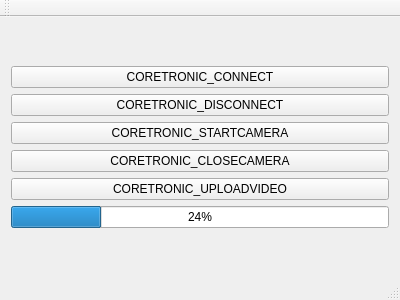
<?xml version="1.0" encoding="UTF-8"?>
<ui version="4.0">
 <class>MainWindow</class>
 <widget class="QMainWindow" name="MainWindow">
  <property name="geometry">
   <rect>
    <x>0</x>
    <y>0</y>
    <width>400</width>
    <height>300</height>
   </rect>
  </property>
  <property name="windowTitle">
   <string>MainWindow</string>
  </property>
  <widget class="QWidget" name="centralWidget">
   <layout class="QVBoxLayout" name="verticalLayout_2">
    <item>
     <layout class="QVBoxLayout" name="verticalLayout">
      <item>
       <widget class="QPushButton" name="pushButton">
        <property name="text">
         <string>CORETRONIC_CONNECT</string>
        </property>
       </widget>
      </item>
      <item>
       <widget class="QPushButton" name="pushButton_3">
        <property name="text">
         <string>CORETRONIC_DISCONNECT</string>
        </property>
       </widget>
      </item>
      <item>
       <widget class="QPushButton" name="pushButton_2">
        <property name="text">
         <string>CORETRONIC_STARTCAMERA</string>
        </property>
       </widget>
      </item>
      <item>
       <widget class="QPushButton" name="pushButton_4">
        <property name="text">
         <string>CORETRONIC_CLOSECAMERA</string>
        </property>
       </widget>
      </item>
      <item>
       <widget class="QPushButton" name="pushButton_5">
        <property name="text">
         <string>CORETRONIC_UPLOADVIDEO</string>
        </property>
       </widget>
      </item>
      <item>
       <widget class="QProgressBar" name="progressBar">
        <property name="value">
         <number>24</number>
        </property>
       </widget>
      </item>
     </layout>
    </item>
   </layout>
  </widget>
  <widget class="QMenuBar" name="menuBar">
   <property name="geometry">
    <rect>
     <x>0</x>
     <y>0</y>
     <width>400</width>
     <height>21</height>
    </rect>
   </property>
  </widget>
  <widget class="QToolBar" name="mainToolBar">
   <attribute name="toolBarArea">
    <enum>TopToolBarArea</enum>
   </attribute>
   <attribute name="toolBarBreak">
    <bool>false</bool>
   </attribute>
  </widget>
  <widget class="QStatusBar" name="statusBar"/>
 </widget>
 <layoutdefault spacing="6" margin="11"/>
 <resources/>
 <connections/>
</ui>
